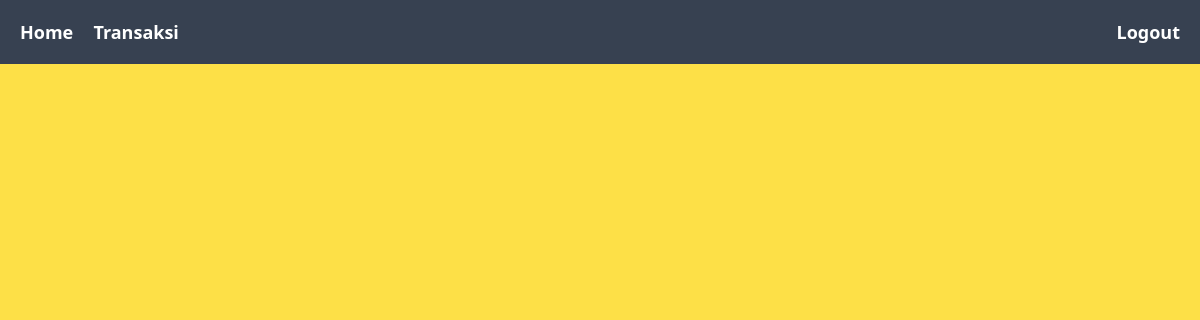
The page /component/transaksi/index.php (signed in) on the database as committed earlier.
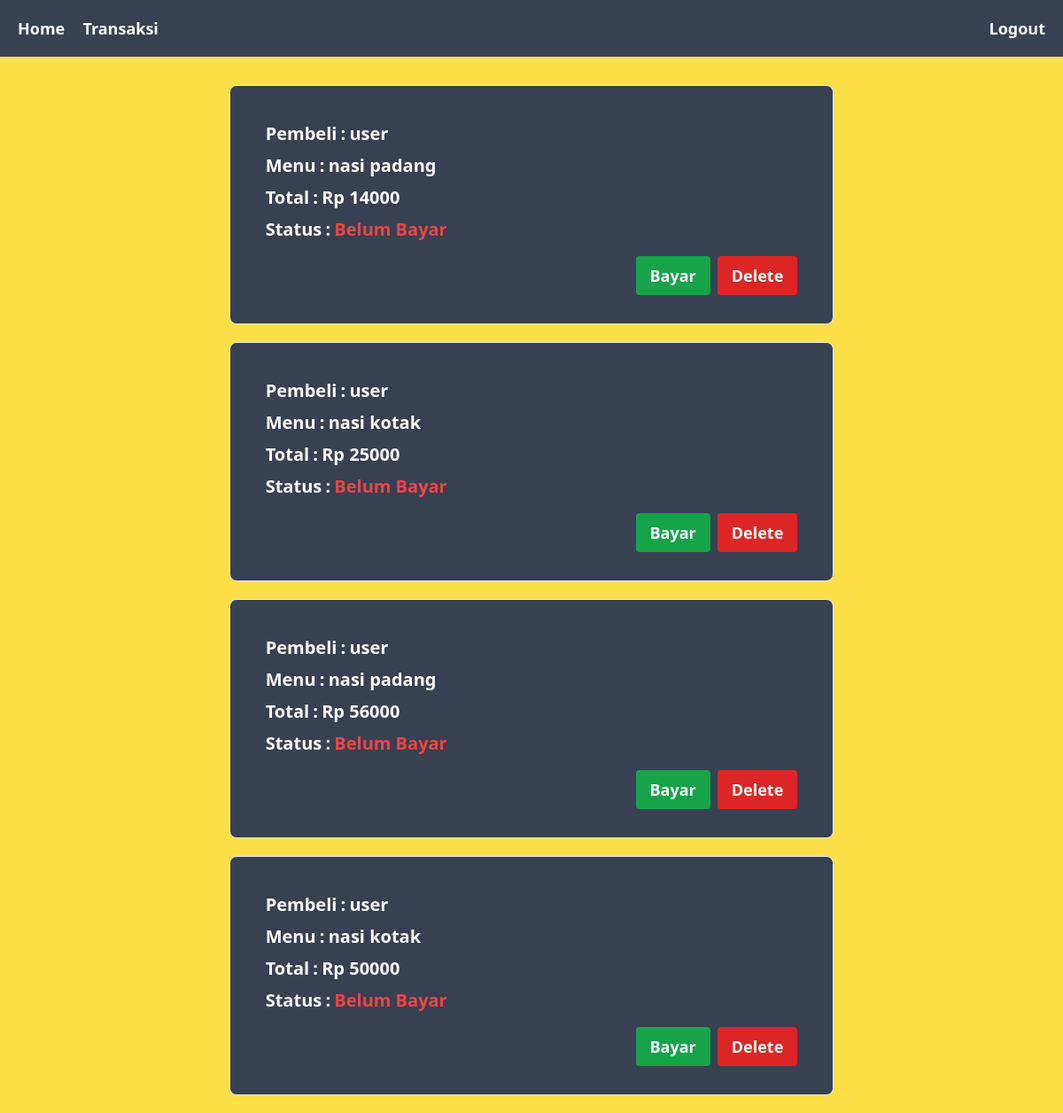
The same page on the database as committed later.
### tables this page shows
CREATE TABLE `tb_transaksi` (
  `id_transaksi` int(11) NOT NULL,
  `id_user` int(11) NOT NULL,
  `menu` varchar(255) NOT NULL,
  `total` int(11) NOT NULL,
  `status` tinyint(1) NOT NULL,
  `timestamp` date NOT NULL
);

CREATE TABLE `tb_user` (
  `id_user` int(11) NOT NULL,
  `username` varchar(255) NOT NULL,
  `password` varchar(255) NOT NULL,
  `level` enum('admin','kasir','user') NOT NULL
);

### component/transaksi/index.php (the view, shortened to what this page needs)
<?php
include "../../config.php";
$transactions = mysqli_query($connection,
    "SELECT * FROM tb_transaksi
    INNER JOIN tb_user ON tb_transaksi.id_user = tb_user.id_user"
);
?>
<!DOCTYPE html>
<html lang="en">
<head>
    <link rel="stylesheet" href="../../dist/output.css">
</head>
<body class="w-full flex flex-col justify-center items-center bg-yellow-300 select-none">
    <nav class="w-full h-16 mb-8 bg-gray-700 flex justify-between items-center px-5 bg-fixed">
        <div class="text-white">
            <a href="../kasir/index.php" class="font-bold text-lg mr-4 hover:underline hover:underline-offset-8">Home</a>
            <a href="../transaksi/index.php" class="font-bold text-lg mr-4 hover:underline hover:underline-offset-8">Transaksi</a>
        </div>
        <div>
            <a href="../auth/logout.php" onclick="return confirm('yakin ingin logout?')" class="font-bold text-lg font-sans hover:underline hover:underline-offset-8 text-white">Logout</a>
        </div>
    </nav>
    <div class="container flex justify-center items-center flex-col">
        <?php while ($row = mysqli_fetch_assoc($transactions)) : ?>
            <div class="w-2/3 h-full flex flex-col p-10 border rounded-lg bg-gray-700 mb-5">
                <div class="flex flex-row text-center mb-2">
                    <span class="font-bold text-xl text-white">Pembeli</span>&nbsp;
                    <span class="font-bold text-xl text-white">:</span>&nbsp;
                    <span class="font-bold text-xl text-white"> <?= $row["username"] ?></span>
                </div>
                <div class="flex flex-row text-center mb-2">
                    <span class="font-bold text-xl text-white">Menu</span>&nbsp;
                    <span class="font-bold text-xl text-white">:</span>&nbsp;
                    <span class="font-bold text-xl text-white"><?= $row["menu"] ?></span>
                </div>
                <div class="flex flex-row text-center mb-2">
                    <span class="font-bold text-xl text-white">Total</span>&nbsp;
                    <span class="font-bold text-xl text-white">:</span>&nbsp;
                    <span class="font-bold text-xl text-white">Rp <?= $row["total"] ?></span>
                </div>
                <div class="flex flex-row text-center mb-2">
                    <span class="font-bold text-xl text-white">Status</span>&nbsp;
                    <span class="font-bold text-xl text-white">:</span>&nbsp;
                    <?php
                    if ($row["status"] == '0') {
                        echo "
                        <span class='font-bold text-xl text-red-500' >
                            Belum Bayar
                        </span>
                        ";
                    } else {
                        echo "
                        <span class='font-bold text-xl text-green-500'>
                            Lunas
                        </span>
                        ";
                    }
                    ?>
                </div>
                <form action="" method="post" class="flex flex-row justify-end items-end -mb-2 mt-2">
                    <button name="submit" class="py-2 px-4 bg-green-600 font-semibold text-white text-lg rounded hover:bg-green-700 duration-300">Bayar</button>
                    <a href="delete.php?id-transaksi=<?= $row["id_transaksi"] ?>" class="py-2 px-4 bg-red-600 font-semibold text-white text-lg rounded hover:bg-red-700 duration-300 ml-2" onclick="return confirm('ingin menghapus transaksi?')">Delete</a>
                </form>
            </div>
        <?php endwhile ?>
    </div>
</body>
</html>

Rows that differ between the two databases and show on the page:
added tb_transaksi: id_user.username "user", menu "nasi padang", total "14000", status "Belum Bayar"
added tb_transaksi: id_user.username "user", menu "nasi kotak", total "25000", status "Belum Bayar"
added tb_transaksi: id_user.username "user", menu "nasi padang", total "56000", status "Belum Bayar"
added tb_transaksi: id_user.username "user", menu "nasi kotak", total "50000", status "Belum Bayar"
